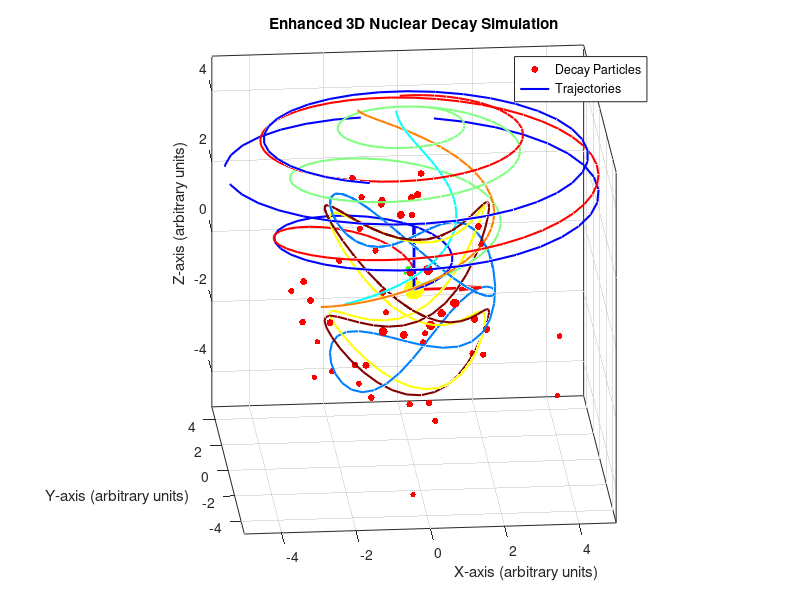

Write MATLAB code to recreate this figure.
% MATLAB Code for Enhanced 3D Nuclear Decay Simulation, run in https://www.mycompiler.io/new/octave
clear all;
close all;

% Parameters
n_particles = 50;     % Number of decay particles
n_trajectories = 8;   % Number of decay trajectories
sigma = 2;           % Spread of particles

% Create and configure the figure
figure('Name', 'Enhanced Nuclear Decay Simulation');
clf;

% Configure the axes
hold on;
grid on;
axis equal;

% Set axis labels
xlabel('X-axis (arbitrary units)');
ylabel('Y-axis (arbitrary units)');
zlabel('Z-axis (arbitrary units)');
title('Enhanced 3D Nuclear Decay Simulation');

% Generate decay points with Gaussian distribution
x = sigma * randn(1, n_particles);
y = sigma * randn(1, n_particles);
z = sigma * randn(1, n_particles);

% Calculate distances for size variation
distances = sqrt(x.^2 + y.^2 + z.^2);
sizes = 100 * (1 ./ (1 + distances)); % Larger points for closer particles

% Create particle plot
scatter3(x, y, z, sizes, 'r', 'filled');

% Generate multiple decay trajectories with varying patterns
colors = jet(n_trajectories);
t = linspace(0, 4*pi, 100);

for i = 1:n_trajectories
    % Create more complex paths combining helical and spiral motion
    phase = 2*pi*rand();
    amplitude = 2 + rand();
    frequency = 1 + 0.5*rand();
    decay_factor = 0.1 + 0.2*rand();
    
    % Different trajectory patterns
    if mod(i, 3) == 0
        % Helical trajectory
        trajectory_x = amplitude * cos(frequency*t + phase) .* exp(-decay_factor*t);
        trajectory_y = amplitude * sin(frequency*t + phase) .* exp(-decay_factor*t);
        trajectory_z = t;
    elseif mod(i, 3) == 1
        % Spiral trajectory
        trajectory_x = amplitude * t .* cos(frequency*t + phase) .* exp(-decay_factor*t);
        trajectory_y = amplitude * t .* sin(frequency*t + phase) .* exp(-decay_factor*t);
        trajectory_z = 5 * (1 - exp(-decay_factor*t));
    else
        % Curved trajectory
        trajectory_x = amplitude * sin(frequency*t + phase);
        trajectory_y = amplitude * cos(2*frequency*t + phase);
        trajectory_z = amplitude * sin(frequency*t/2);
    end
    
    % Plot trajectories
    plot3(trajectory_x, trajectory_y, trajectory_z, ...
        'LineWidth', 1.5, ...
        'Color', colors(i,:));
end

% Add energy contours on xy-plane
[X, Y] = meshgrid(linspace(-5, 5, 20));
Z = -5 * ones(size(X));
C = sqrt(X.^2 + Y.^2);
contour3(X, Y, Z, C, 10);

% Add central source point
scatter3(0, 0, 0, 200, 'y', 'filled');

% Add reference frame arrows
arrow_length = 2;
quiver3(0, 0, 0, arrow_length, 0, 0, 'r', 'LineWidth', 2);
quiver3(0, 0, 0, 0, arrow_length, 0, 'g', 'LineWidth', 2);
quiver3(0, 0, 0, 0, 0, arrow_length, 'b', 'LineWidth', 2);

% Configure view and axis limits
view(45, 30);
xlim([-5 5]);
ylim([-5 5]);
zlim([-5 5]);

% Add legend
legend('Decay Particles', 'Trajectories');

% Final touches
box on;
hold off;

% Rotate the view for better visualization
for angle = 1:6:360
    view(angle, 20);
    drawnow;
end
